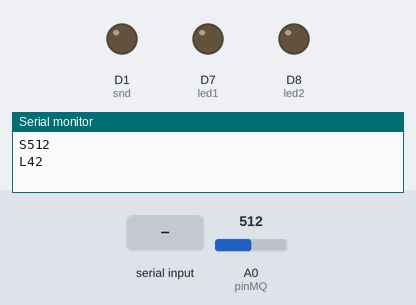
The sketch below on a simulated ESP8266 (NodeMCU). Shown: output pins drawn as LEDs (lit = HIGH), the last lines printed to the serial monitor. Dashed ring = blinking. Inputs (shaded band) come from the test bench; at power-on: A0 (pinMQ) = 512.

Above: at 1.2 s.
1.3 s: "A" received over Serial
At 2.4 s:
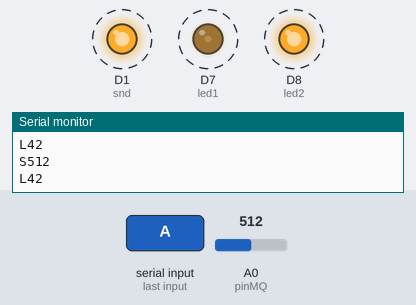
5.5 s: "1" received over Serial
At 6.8 s:
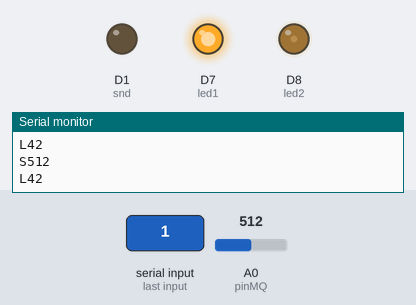
Timing chart, 0 to 8.5 s (numbered marks = the images above; inputs shaded):
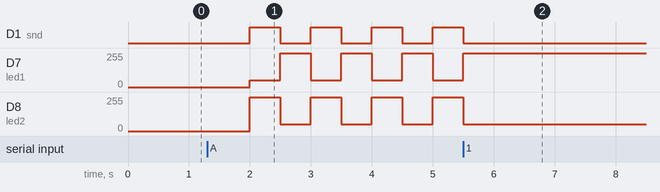

The sketch:

Sketch_For_AppOnly.ino
```cpp
#include <SimpleTimer.h>
SimpleTimer timer1, timer2;
int pinMQ = A0;
int led1 = D7;
int led2 = D8;
int snd = D1;
int smoke,lpg;
char data;
void setup() {
  // put your setup code here, to run once:
Serial.begin(9600);
pinMode(led1, OUTPUT);
pinMode(led2, OUTPUT);
pinMode(snd, OUTPUT);
pinMode(pinMQ, INPUT);
timer1.setInterval(1000L, smoker);
timer2.setInterval(1000L,Alert);
}

void smoker()
{
   smoke =analogRead(pinMQ);
   lpg = smoke / 12;
   Serial.print("S");
   Serial.println(smoke);
   Serial.print("L");
   Serial.println(lpg);
}

void sending()
{
  while (Serial.available()>0)
  {
    data = Serial.read();
  }
}
void Alert()
{
  if (data == 'A')
  {
    analogWrite(led1, 50);
    analogWrite(led2, 700);
    digitalWrite(snd, HIGH);
    delay(500);
    analogWrite(led1, 700);
    analogWrite(led2, 50);
    digitalWrite(snd, LOW);
    delay(500);
  }
  else if (data == 'B')
  {
    digitalWrite(led1, LOW);
    digitalWrite(led2, LOW);
    digitalWrite(snd, LOW);
  }
}

void loop() {
  // put your main code here, to run repeatedly:
timer1.run();
sending();
timer2.run();
}
```

Measured:
- after the input at 1.3 s, D1 (snd): alternates HIGH for 0.50 s and LOW for 0.50 s, starting after 0.70 s; D7 (led1), D8 (led2): alternates 255/255 for 0.50 s and 50/255 for 0.50 s, starting after 0.70 s
- after the input at 5.5 s, D1 (snd): goes on until 5.5 s, then stays LOW; D7 (led1): goes on until 5.5 s, then stays 255/255; D8 (led2): goes on until 5.5 s, then stays 50/255
